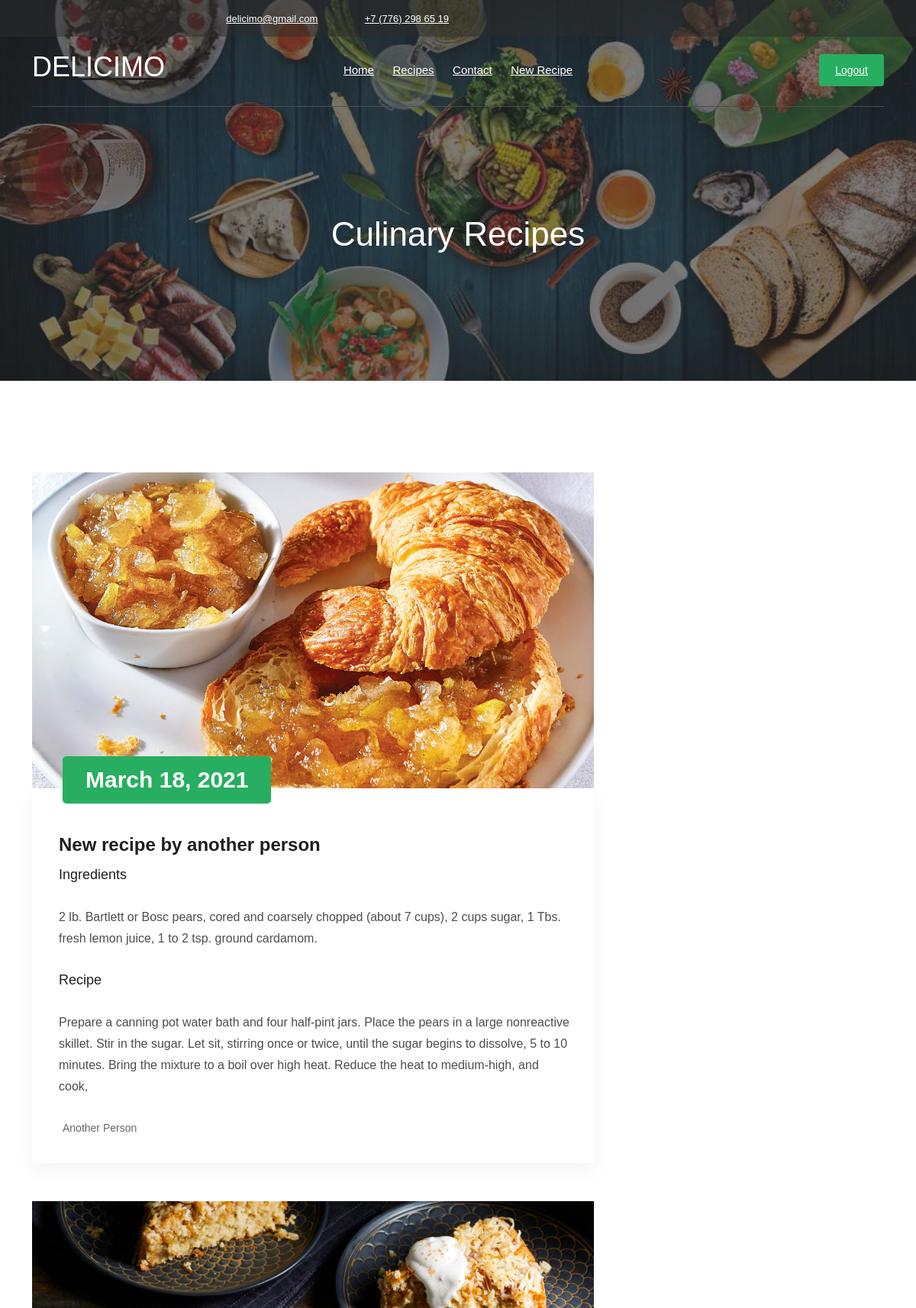
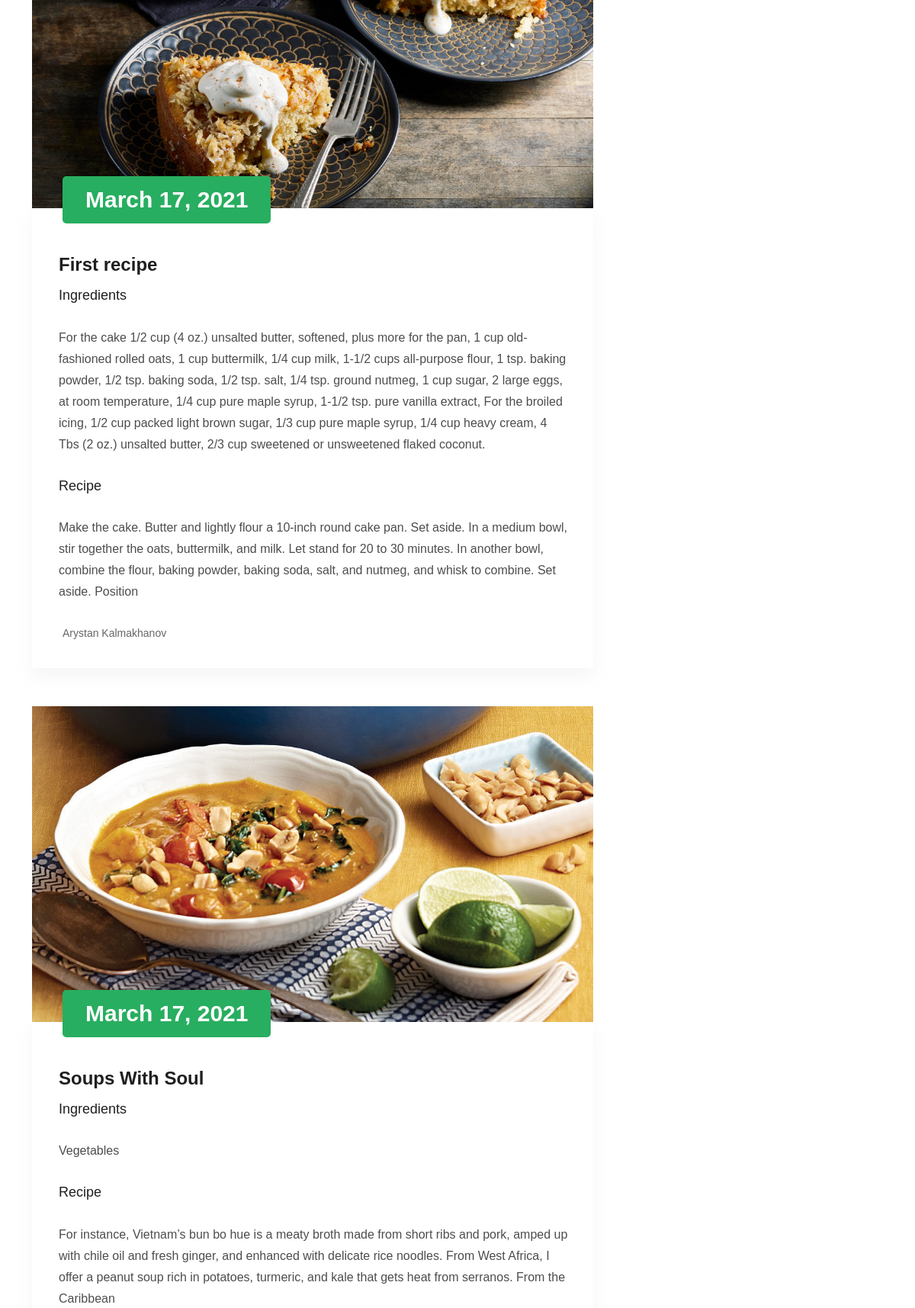
/blog (signed in, upper part), run on the app's committed database (2 pictures, top to bottom).
### main/models.py (models this page shows, shortened)
class Recipe(models.Model):
    description = RichTextField()  # description of the recipe (Text)
    dish_name = models.CharField(max_length=255)  # name of the recipe
    author = models.ForeignKey(User, on_delete=models.CASCADE)  # foreign key to the user table
    body = RichTextField()  # body of the recipe
    ingredients = RichTextField()  # field in which all of the ingredients are described
    publication_date = models.DateField(auto_now_add=True)  # date when recipe was published
    image = models.ImageField(upload_to='images/')

### main/views.py (the view)
# urls.py: path('blog', BlogView.as_view(), name='blog'),  # page with the list of recipes
class BlogView(ListView):
    model = Recipe
    template_name = 'blog.html'
    ordering = ['-publication_date']  # sorting from newest to oldest

### templates/blog.html (shortened to what this page needs)
{% extends 'base.html' %}
{% load static %}
{% block name %}Culinary Recipes{% endblock %}
{% block content %}
    <section class="blog_area section-padding">
        <div class="container">
            <div class="row">
                <div class="col-lg-8 mb-5 mb-lg-0">
                    <div class="blog_left_sidebar">
                        {% for recipe in recipe_list %}
                            <article class="blog_item">
                                <div class="blog_item_img">
                                    <img class="card-img rounded-0" src="{{ recipe.image.url }}"
                                         alt="blog1">
                                    <a href="{% url 'recipe_detail' recipe.pk %}" class="blog_item_date">
                                        <h3>{{ recipe.publication_date }}</h3>
                                    </a>
                                </div>
                                <div class="blog_details">
                                    <a class="d-inline-block" href="{% url 'recipe_detail' recipe.pk %}">
                                        <h2>{{ recipe.dish_name }}</h2>
                                    </a>
                                    <h4>Ingredients</h4>
                                    <p>{{ recipe.ingredients|safe }}</p>
                                    <h4>Recipe</h4>
                                    <p>{{ recipe.body|slice:":300"|safe }}</p>
                                    <ul class="blog-info-link">
                                        <li><a>{{ recipe.author.first_name }} {{ recipe.author.last_name }}
                                        </a></li>
                                    </ul>
                                </div>
                            </article>
                        {% endfor %}
                    </div>
                </div>
            </div>
        </div>
    </section>
{% endblock %}

### data on the page
Recipe: image (picture), publication_date "March 18, 2021", dish_name "New recipe by another person", ingredients "2 lb. Bartlett or Bosc pears, cored and coarsely chopped (about 7 cups), 2 cups sugar, 1 Tbs. fresh lemon juice, 1 to 2 tsp. ground cardamom.", body "Prepare a canning pot water bath and four half-pint jars. Place the pears in a large nonreactive skillet. Stir in the sugar. Let sit, stirring once or twice, until the sugar begins to dissolve, 5 to 10 minutes. Bring the mixture to a boil over high heat. Reduce the heat to medium-high, and cook,", author.first_name "Another", author.last_name "Person"
Recipe: image (picture), publication_date "March 17, 2021", dish_name "First recipe", ingredients "For the cake 1/2 cup (4 oz.) unsalted butter, softened, plus more for the pan, 1 cup old-fashioned rolled oats, 1 cup buttermilk, 1/4 cup milk, 1-1/2 cups all-purpose flour, 1 tsp. baking powder, 1/2 tsp. baking soda, 1/2 tsp. salt, 1/4 tsp. ground nutmeg, 1 cup sugar, 2 large eggs, at room temperature, 1/4 cup pure maple syrup, 1-1/2 tsp. pure vanilla extract, For the broiled icing, 1/2 cup packed light brown sugar, 1/3 cup pure maple syrup, 1/4 cup heavy cream, 4 Tbs (2 oz.) unsalted butter, 2/3 cup sweetened or unsweetened flaked coconut.", body "Make the cake. Butter and lightly flour a 10-inch round cake pan. Set aside. In a medium bowl, stir together the oats, buttermilk, and milk. Let stand for 20 to 30 minutes. In another bowl, combine the flour, baking powder, baking soda, salt, and nutmeg, and whisk to combine. Set aside. Position", author.first_name "Arystan", author.last_name "Kalmakhanov"
Recipe: image (picture), publication_date "March 17, 2021", dish_name "Soups With Soul", ingredients "Vegetables", body "For instance, Vietnam’s bun bo hue is a meaty broth made from short ribs and pork, amped up with chile oil and fresh ginger, and enhanced with delicate rice noodles. From West Africa, I offer a peanut soup rich in potatoes, turmeric, and kale that gets heat from serranos. From the Caribbean"
